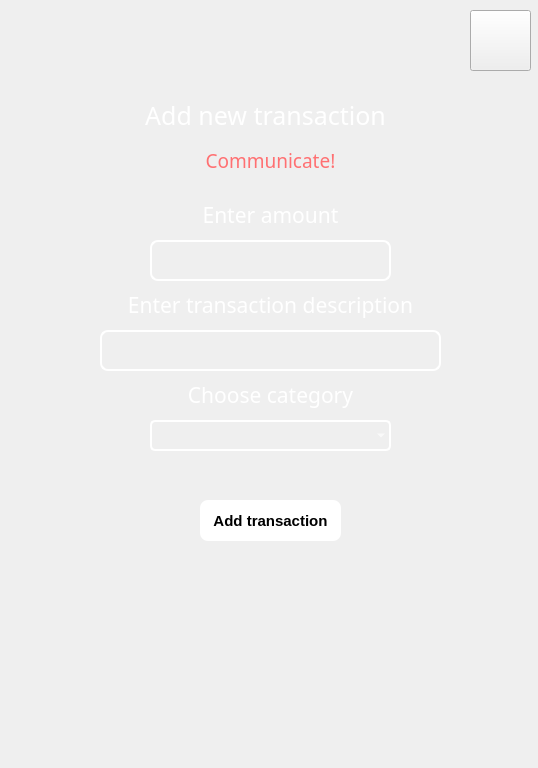
<?xml version="1.0" encoding="UTF-8"?>
<ui version="4.0">
 <class>Form</class>
 <widget class="QWidget" name="Form">
  <property name="geometry">
   <rect>
    <x>0</x>
    <y>0</y>
    <width>538</width>
    <height>768</height>
   </rect>
  </property>
  <property name="windowTitle">
   <string>SpendFlow</string>
  </property>
  <property name="styleSheet">
   <string notr="true"/>
  </property>
  <widget class="QLabel" name="background">
   <property name="geometry">
    <rect>
     <x>-30</x>
     <y>-30</y>
     <width>581</width>
     <height>821</height>
    </rect>
   </property>
   <property name="styleSheet">
    <string notr="true">border-image: url(:/ui/bckimg.jpg);</string>
   </property>
   <property name="text">
    <string/>
   </property>
  </widget>
  <widget class="QLabel" name="logo">
   <property name="geometry">
    <rect>
     <x>0</x>
     <y>0</y>
     <width>171</width>
     <height>101</height>
    </rect>
   </property>
   <property name="styleSheet">
    <string notr="true">border-image: url(:/ui/logo.png);</string>
   </property>
   <property name="text">
    <string/>
   </property>
  </widget>
  <widget class="QLineEdit" name="AmountText">
   <property name="geometry">
    <rect>
     <x>150</x>
     <y>240</y>
     <width>241</width>
     <height>41</height>
    </rect>
   </property>
   <property name="font">
    <font>
     <family>Bahnschrift</family>
     <pointsize>14</pointsize>
    </font>
   </property>
   <property name="styleSheet">
    <string notr="true">QLineEdit{
	background-color: rgba(255, 255, 255, 0);
	border: 2px solid rgb(255, 255, 255);
	border-radius: 8px;
	color: white; 
}

QLineEdit:focus{
	background-color: rgba(255, 255, 255, 0);
	border: 2px solid  rgb(255, 0, 255);
	border-radius: 8px;
	color: white; 
}

</string>
   </property>
   <property name="text">
    <string/>
   </property>
  </widget>
  <widget class="QLabel" name="EnterAmountLabel">
   <property name="geometry">
    <rect>
     <x>140</x>
     <y>190</y>
     <width>261</width>
     <height>51</height>
    </rect>
   </property>
   <property name="font">
    <font>
     <family>Bahnschrift</family>
     <pointsize>16</pointsize>
     <weight>50</weight>
     <bold>false</bold>
    </font>
   </property>
   <property name="text">
    <string>&lt;html&gt;&lt;head/&gt;&lt;body&gt;&lt;p&gt;&lt;span style=&quot; color:#ffffff;&quot;&gt;Enter amount&lt;/span&gt;&lt;/p&gt;&lt;/body&gt;&lt;/html&gt;</string>
   </property>
   <property name="alignment">
    <set>Qt::AlignCenter</set>
   </property>
  </widget>
  <widget class="QPushButton" name="addTransButton">
   <property name="geometry">
    <rect>
     <x>200</x>
     <y>500</y>
     <width>141</width>
     <height>41</height>
    </rect>
   </property>
   <property name="font">
    <font>
     <family>Arial</family>
     <pointsize>11</pointsize>
     <weight>75</weight>
     <bold>true</bold>
    </font>
   </property>
   <property name="styleSheet">
    <string notr="true">QPushButton{
	border-radius: 8px;
	background-color: rgb(255, 255, 255);
}

QPushButton:hover{
	border-radius: 8px;
	background-color:  rgb(148, 17, 255);
	color: white;
}

QPushButton:pressed{
	border-radius: 8px;
	background-color: rgb(187, 26, 202);
	color: white;
}</string>
   </property>
   <property name="text">
    <string>Add transaction</string>
   </property>
  </widget>
  <widget class="QLabel" name="addTransLabel">
   <property name="geometry">
    <rect>
     <x>120</x>
     <y>90</y>
     <width>291</width>
     <height>51</height>
    </rect>
   </property>
   <property name="font">
    <font>
     <family>Bahnschrift</family>
     <pointsize>19</pointsize>
     <weight>50</weight>
     <bold>false</bold>
    </font>
   </property>
   <property name="text">
    <string>&lt;html&gt;&lt;head/&gt;&lt;body&gt;&lt;p&gt;&lt;span style=&quot; color:#ffffff;&quot;&gt;Add new transaction&lt;/span&gt;&lt;/p&gt;&lt;/body&gt;&lt;/html&gt;</string>
   </property>
   <property name="alignment">
    <set>Qt::AlignCenter</set>
   </property>
  </widget>
  <widget class="QPushButton" name="exitButton">
   <property name="geometry">
    <rect>
     <x>470</x>
     <y>10</y>
     <width>61</width>
     <height>61</height>
    </rect>
   </property>
   <property name="font">
    <font>
     <family>Bahnschrift</family>
     <pointsize>11</pointsize>
     <weight>75</weight>
     <bold>true</bold>
    </font>
   </property>
   <property name="styleSheet">
    <string notr="true">QPushButton{
	border-image: url(:/ui/exit.png);
}

QPushButton:hover{
	
	border-image: url(:/ui/exit-hover.png);
}
QPushButton:pressed{
	
	border-image: url(:/ui/exit-pressed.png);
}</string>
   </property>
   <property name="text">
    <string/>
   </property>
   <property name="checkable">
    <bool>false</bool>
   </property>
   <property name="flat">
    <bool>false</bool>
   </property>
  </widget>
  <widget class="QLabel" name="communicateTextLabel">
   <property name="geometry">
    <rect>
     <x>140</x>
     <y>150</y>
     <width>261</width>
     <height>21</height>
    </rect>
   </property>
   <property name="font">
    <font>
     <family>Bahnschrift</family>
     <pointsize>14</pointsize>
    </font>
   </property>
   <property name="styleSheet">
    <string notr="true">color: rgb(255, 112, 114);</string>
   </property>
   <property name="text">
    <string>Communicate!</string>
   </property>
   <property name="alignment">
    <set>Qt::AlignCenter</set>
   </property>
  </widget>
  <widget class="QLabel" name="enterDescrLabel">
   <property name="geometry">
    <rect>
     <x>120</x>
     <y>280</y>
     <width>301</width>
     <height>51</height>
    </rect>
   </property>
   <property name="font">
    <font>
     <family>Bahnschrift</family>
     <pointsize>16</pointsize>
     <weight>50</weight>
     <bold>false</bold>
    </font>
   </property>
   <property name="text">
    <string>&lt;html&gt;&lt;head/&gt;&lt;body&gt;&lt;p&gt;&lt;span style=&quot; color:#ffffff;&quot;&gt;Enter transaction description&lt;/span&gt;&lt;/p&gt;&lt;/body&gt;&lt;/html&gt;</string>
   </property>
   <property name="alignment">
    <set>Qt::AlignCenter</set>
   </property>
  </widget>
  <widget class="QLineEdit" name="TransDescrText">
   <property name="geometry">
    <rect>
     <x>100</x>
     <y>330</y>
     <width>341</width>
     <height>41</height>
    </rect>
   </property>
   <property name="font">
    <font>
     <family>Bahnschrift</family>
     <pointsize>14</pointsize>
    </font>
   </property>
   <property name="styleSheet">
    <string notr="true">QLineEdit{
	background-color: rgba(255, 255, 255, 0);
	border: 2px solid rgb(255, 255, 255);
	border-radius: 8px;
	color: white; 
}

QLineEdit:focus{
	background-color: rgba(255, 255, 255, 0);
	border: 2px solid  rgb(255, 0, 255);
	border-radius: 8px;
	color: white; 
}

</string>
   </property>
   <property name="text">
    <string/>
   </property>
  </widget>
  <widget class="QLabel" name="ChangeCatLabel">
   <property name="geometry">
    <rect>
     <x>120</x>
     <y>370</y>
     <width>301</width>
     <height>51</height>
    </rect>
   </property>
   <property name="font">
    <font>
     <family>Bahnschrift</family>
     <pointsize>16</pointsize>
     <weight>50</weight>
     <bold>false</bold>
    </font>
   </property>
   <property name="text">
    <string>&lt;html&gt;&lt;head/&gt;&lt;body&gt;&lt;p&gt;&lt;span style=&quot; color:#ffffff;&quot;&gt;Choose category&lt;/span&gt;&lt;/p&gt;&lt;/body&gt;&lt;/html&gt;</string>
   </property>
   <property name="alignment">
    <set>Qt::AlignCenter</set>
   </property>
  </widget>
  <widget class="QComboBox" name="categoriesComboBox">
   <property name="geometry">
    <rect>
     <x>150</x>
     <y>420</y>
     <width>241</width>
     <height>31</height>
    </rect>
   </property>
   <property name="styleSheet">
    <string notr="true">QComboBox{
	border-radius: 5px;
	background-color: rgba(255, 255, 255, 0);
	border: 2px solid rgb(255, 255, 255);
	color: white;
}

QComboBox:hover{
	border-radius: 5px;
	background-color: rgba(255, 255, 255, 0);
	border: 2px solid rgb(255, 0, 255);
	color: white;
}
QComboBox:pressed{
	border-radius: 5px;
	background-color: rgba(255, 255, 255, 0);
	border: 2px solid rgb(156, 106, 255);
	color: white;
}




</string>
   </property>
  </widget>
 </widget>
 <resources>
  <include location="background.qrc"/>
 </resources>
 <connections/>
</ui>
